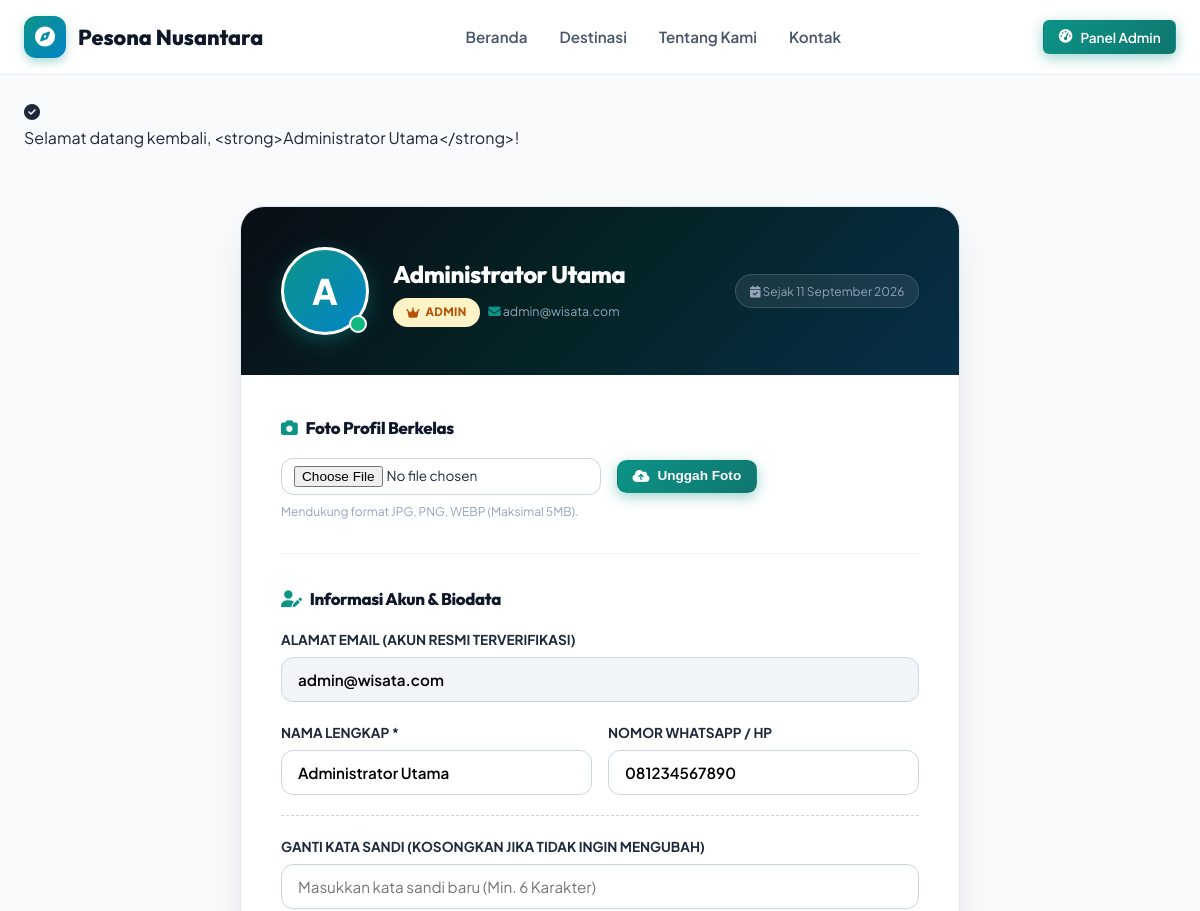
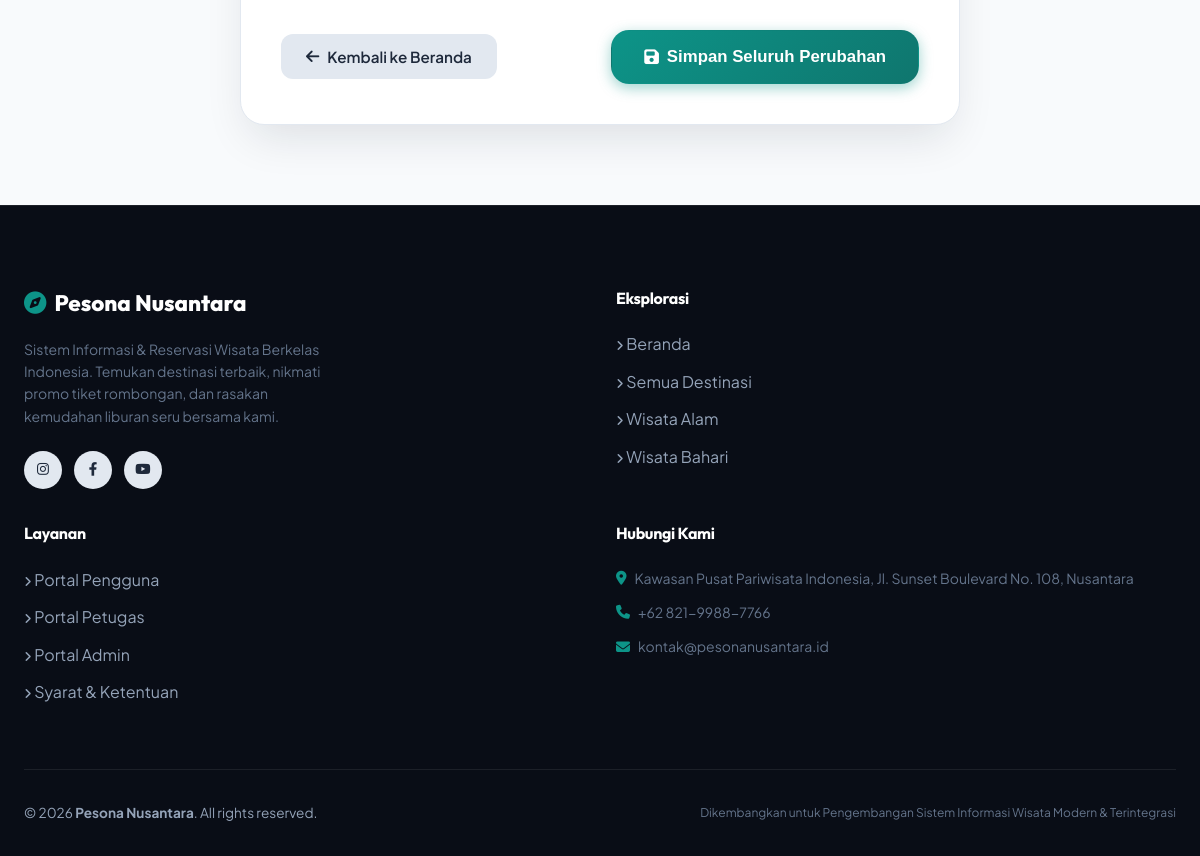
The page /profil.php (signed in) on the database its author committed (2 pictures, top to bottom).
### tables this page shows
CREATE TABLE `pengaturan_web` (
  `id` INT AUTO_INCREMENT PRIMARY KEY,
  `nama_sistem` VARCHAR(100) NOT NULL DEFAULT 'Pesona Nusantara',
  `tagline` VARCHAR(200) DEFAULT 'Sistem Informasi & Reservasi Wisata Berkelas Indonesia',
  `deskripsi` TEXT DEFAULT NULL,
  `kontak_email` VARCHAR(100) DEFAULT 'kontak@pesonanusantara.id',
  `kontak_telp` VARCHAR(30) DEFAULT '+62 821-9988-7766',
  `alamat` TEXT DEFAULT NULL,
  `logo` VARCHAR(255) DEFAULT NULL,
  `banner` VARCHAR(255) DEFAULT NULL,
  `sosmed_instagram` VARCHAR(100) DEFAULT 'pesonanusantara.id',
  `sosmed_facebook` VARCHAR(100) DEFAULT 'pesonanusantara.official',
  `sosmed_youtube` VARCHAR(100) DEFAULT 'PesonaNusantaraTV',
  `updated_at` TIMESTAMP DEFAULT CURRENT_TIMESTAMP ON UPDATE CURRENT_TIMESTAMP
);

CREATE TABLE `users` (
  `id` INT AUTO_INCREMENT PRIMARY KEY,
  `nama` VARCHAR(100) NOT NULL,
  `email` VARCHAR(100) NOT NULL UNIQUE,
  `password` VARCHAR(255) NOT NULL,
  `no_telp` VARCHAR(30) DEFAULT NULL,
  `role` ENUM('admin', 'petugas', 'pengunjung') NOT NULL DEFAULT 'pengunjung',
  `foto` VARCHAR(255) DEFAULT 'default_avatar.png',
  `created_at` TIMESTAMP DEFAULT CURRENT_TIMESTAMP
);

### config/database.php (called while the page is built, shortened)
<?php
function getSettings($pdo) {
    try {
        $stmt = $pdo->query("SELECT * FROM pengaturan_web LIMIT 1");
        $res = $stmt->fetch();
        return $res ?: [
            'nama_sistem' => 'Pesona Nusantara',
            'tagline' => 'Jelajahi Pesona Keindahan Wisata Terbaik di Indonesia',
            'deskripsi' => 'Platform informasi dan pemesanan tiket wisata terintegrasi dan berkelas.',
            'kontak_email' => 'kontak@pesonanusantara.id',
            'kontak_telp' => '+62 821-9988-7766',
            'alamat' => 'Jl. Pariwisata No. 88, Indonesia',
            'logo' => '',
            'banner' => '',
            'sosmed_instagram' => 'pesonanusantara.id',
            'sosmed_facebook' => 'pesonanusantara.official',
            'sosmed_youtube' => 'PesonaNusantaraTV'
        ];
    } catch (Exception $e) {
        return [
            'nama_sistem' => 'Pesona Nusantara',
            'tagline' => 'Jelajahi Pesona Keindahan Wisata Terbaik di Indonesia',
            'deskripsi' => 'Platform informasi dan pemesanan tiket wisata terintegrasi dan berkelas.',
            'kontak_email' => 'kontak@pesonanusantara.id',
            'kontak_telp' => '+62 821-9988-7766',
            'alamat' => 'Jl. Pariwisata No. 88, Indonesia',
            'logo' => '',
            'banner' => '',
            'sosmed_instagram' => 'pesonanusantara.id',
            'sosmed_facebook' => 'pesonanusantara.official',
            'sosmed_youtube' => 'PesonaNusantaraTV'
        ];
    }
}
function formatTanggalIndo($tanggal) {
    $bulan = [
        1 => 'Januari', 'Februari', 'Maret', 'April', 'Mei', 'Juni',
        'Juli', 'Agustus', 'September', 'Oktober', 'November', 'Desember'
    ];
    $pecahkan = explode('-', date('Y-m-d', strtotime($tanggal)));
    return $pecahkan[2] . ' ' . $bulan[(int)$pecahkan[1]] . ' ' . $pecahkan[0];
}
function getFlash() {
    if (isset($_SESSION['flash'])) {
        $flash = $_SESSION['flash'];
        return $flash;
    }
    return null;
}

### profil.php (the view, shortened to what this page needs)
<?php
require_once __DIR__ . '/config/database.php';
$userId = $_SESSION['user_id'];
$stmt = $pdo->prepare("SELECT * FROM users WHERE id = ?");
$stmt->execute([$userId]);
$user = $stmt->fetch();
$userFoto = $user['foto'] ?? 'default_avatar.png';
$hasCustomFoto = (!empty($userFoto) && $userFoto !== 'default_avatar.png' && file_exists(__DIR__ . '/assets/uploads/users/' . $userFoto));
$fotoUrl = $hasCustomFoto ? BASE_URL . 'assets/uploads/users/' . htmlspecialchars($userFoto) : '';
$initial = strtoupper(substr($user['nama'], 0, 1));
require_once __DIR__ . '/includes/header.php';
require_once __DIR__ . '/includes/navbar.php';
?>
<div class="container" style="padding-top: 3.5rem; padding-bottom: 5rem;">
  <div style="max-width: 720px; margin: 0 auto;">
    <div class="card" style="box-shadow: 0 20px 45px -10px rgba(15, 23, 42, 0.12); border-radius: var(--radius-xl); overflow: hidden; border: 1px solid #e2e8f0; background: #ffffff;">
      <div style="background: linear-gradient(135deg, #090d16 0%, #042426 50%, #082f49 100%); padding: 2.5rem; color: #ffffff; display: flex; align-items: center; justify-content: space-between; flex-wrap: wrap; gap: 1.5rem;">
        <div style="display: flex; align-items: center; gap: 1.5rem;">
          <div style="position: relative; width: 88px; height: 88px;">
            <?php if ($hasCustomFoto): ?>
              <img src="<?= $fotoUrl ?>" alt="<?= htmlspecialchars($user['nama']) ?>" style="width: 88px; height: 88px; border-radius: 50%; object-fit: cover; border: 3px solid #2dd4bf; box-shadow: 0 6px 20px rgba(13, 148, 136, 0.4);">
            <?php else: ?>
              <div style="width: 88px; height: 88px; border-radius: 50%; background: linear-gradient(135deg, #0d9488, #0284c7); color: #ffffff; display: flex; align-items: center; justify-content: center; font-size: 2.2rem; font-weight: 800; border: 3px solid #ffffff; box-shadow: 0 6px 20px rgba(13, 148, 136, 0.4);">
                <?= $initial ?>
              </div>
            <?php endif; ?>
            <span style="position: absolute; bottom: 2px; right: 2px; width: 18px; height: 18px; border-radius: 50%; background: #10b981; border: 2.5px solid #ffffff;" title="Status Online"></span>
          </div>
          <div>
            <h2 style="font-size: 1.5rem; font-weight: 800; color: #ffffff; margin: 0 0 0.25rem 0;"><?= htmlspecialchars($user['nama']) ?></h2>
            <div style="display: flex; align-items: center; gap: 0.5rem; flex-wrap: wrap;">
              <span class="badge badge-accent" style="text-transform: uppercase; font-size: 0.72rem; font-weight: 800;"><i class="fa-solid fa-crown"></i> <?= ucfirst($user['role']) ?></span>
              <span style="font-size: 0.78rem; color: #94a3b8;"><i class="fa-solid fa-envelope text-primary"></i> <?= htmlspecialchars($user['email']) ?></span>
            </div>
          </div>
        </div>
        <span style="font-size: 0.75rem; color: #94a3b8; background: rgba(255,255,255,0.08); padding: 0.4rem 0.85rem; border-radius: 9999px; border: 1px solid rgba(255,255,255,0.15);">
          <i class="fa-solid fa-calendar-check text-emerald"></i> Sejak <?= formatTanggalIndo($user['created_at']) ?>
        </span>
      </div>
      <div class="card-body" style="padding: 2.5rem;">
        <div style="margin-bottom: 2rem; padding-bottom: 2rem; border-bottom: 1px solid #f1f5f9;">
          <h3 style="font-size: 1.05rem; font-weight: 800; color: #0f172a; margin-bottom: 1rem; display: flex; align-items: center; gap: 0.5rem;">
            <i class="fa-solid fa-camera text-primary"></i> Foto Profil Berkelas
          </h3>
          <form action="" method="POST" enctype="multipart/form-data" style="display: flex; align-items: center; gap: 1rem; flex-wrap: wrap;">
            <input type="file" name="foto_profil" accept="image/jpeg,image/png,image/webp,image/jpg" required class="form-control" style="max-width: 320px; font-size: 0.85rem; padding: 0.45rem 0.75rem;">
            <button type="submit" class="btn btn-primary btn-sm" style="font-weight: 800; border-radius: 0.6rem;">
              <i class="fa-solid fa-cloud-arrow-up"></i> Unggah Foto
            </button>
          </form>
          <small style="color: #94a3b8; font-size: 0.75rem; margin-top: 0.4rem; display: block;">Mendukung format JPG, PNG, WEBP (Maksimal 5MB).</small>
        </div>
        <form method="POST" action="">
          <h3 style="font-size: 1.05rem; font-weight: 800; color: #0f172a; margin-bottom: 1rem; display: flex; align-items: center; gap: 0.5rem;">
            <i class="fa-solid fa-user-pen text-primary"></i> Informasi Akun & Biodata
          </h3>
          <div class="form-group mb-3">
            <label class="form-label font-bold text-xs uppercase text-slate-600">Alamat Email (Akun Resmi Terverifikasi)</label>
            <input type="email" class="form-control" value="<?= htmlspecialchars($user['email']) ?>" readonly style="background-color: #f1f5f9; cursor: not-allowed; font-weight: 600;">
          </div>
          <div class="grid grid-cols-2 gap-4 mb-3">
            <div class="form-group">
              <label class="form-label font-bold text-xs uppercase text-slate-600" for="nama">Nama Lengkap *</label>
              <input type="text" name="nama" id="nama" class="form-control" value="<?= htmlspecialchars($user['nama']) ?>" required style="font-weight: 600;">
            </div>
            <div class="form-group">
              <label class="form-label font-bold text-xs uppercase text-slate-600" for="no_telp">Nomor WhatsApp / HP</label>
              <input type="text" name="no_telp" id="no_telp" class="form-control" value="<?= htmlspecialchars($user['no_telp'] ?? '') ?>" placeholder="081234567890" style="font-weight: 600;">
            </div>
          </div>
          <div class="form-group mb-4" style="padding-top: 1.25rem; border-top: 1px dashed #cbd5e1;">
            <label class="form-label font-bold text-xs uppercase text-slate-600" for="password_baru">
              Ganti Kata Sandi (Kosongkan jika tidak ingin mengubah)
            </label>
            <input type="password" name="password_baru" id="password_baru" class="form-control" placeholder="Masukkan kata sandi baru (Min. 6 Karakter)">
          </div>
          <div class="flex justify-between items-center" style="margin-top: 2rem;">
            <a href="<?= BASE_URL ?>index.php" class="btn btn-secondary">
              <i class="fa-solid fa-arrow-left"></i> Kembali ke Beranda
            </a>
            <button type="submit" class="btn btn-primary btn-lg shadow-glow" style="font-weight: 800;">
              <i class="fa-solid fa-floppy-disk"></i> Simpan Seluruh Perubahan
            </button>
          </div>
        </form>
      </div>
    </div>
  </div>
</div>
<?php require_once __DIR__ . '/includes/footer.php'; ?>

### includes/navbar.php (shortened to what this page needs)
<?php
$currentUser = $_SESSION['user_nama'] ?? null;
$currentRole = $_SESSION['user_role'] ?? null;
$flash = getFlash();
?>
<header class="site-navbar">
  <div class="container navbar-container">
    <a href="<?= BASE_URL ?>index.php" class="nav-brand">
      <div class="nav-brand-icon">
        <i class="fa-solid fa-compass"></i>
      </div>
      <span><?= htmlspecialchars($settings['nama_sistem']) ?></span>
    </a>
    <ul class="nav-links" id="navLinks">
      <li><a href="<?= BASE_URL ?>index.php" class="nav-link <?= (basename($_SERVER['PHP_SELF']) == 'index.php') ? 'active' : '' ?>">Beranda</a></li>
      <li><a href="<?= BASE_URL ?>destinasi.php" class="nav-link <?= (basename($_SERVER['PHP_SELF']) == 'destinasi.php' || basename($_SERVER['PHP_SELF']) == 'detail.php') ? 'active' : '' ?>">Destinasi</a></li>
      <li><a href="<?= BASE_URL ?>index.php#tentang" class="nav-link">Tentang Kami</a></li>
      <li><a href="<?= BASE_URL ?>index.php#kontak" class="nav-link">Kontak</a></li>
    </ul>
    <div class="nav-actions">
      <?php if ($currentUser): ?>
        <?php if ($currentRole === 'admin'): ?>
          <a href="<?= BASE_URL ?>admin/index.php" class="btn btn-sm btn-primary">
            <i class="fa-solid fa-gauge-high"></i> Panel Admin
          </a>
        <?php elseif ($currentRole === 'petugas'): ?>
          <a href="<?= BASE_URL ?>petugas/index.php" class="btn btn-sm btn-primary">
            <i class="fa-solid fa-id-badge"></i> Panel Petugas
          </a>
        <?php endif; ?>
      <?php else: ?>
        <a href="<?= BASE_URL ?>login.php" class="btn btn-sm btn-secondary">Masuk</a>
        <a href="<?= BASE_URL ?>register.php" class="btn btn-sm btn-primary">Daftar</a>
      <?php endif; ?>
    </div>
  </div>
</header>
<?php if ($flash): ?>
<div class="container" style="margin-top: 1.5rem;">
  <div class="alert alert-<?= $flash['type'] ?> alert-dismissible">
    <i class="fa-solid <?= $flash['type'] === 'success' ? 'fa-circle-check' : ($flash['type'] === 'danger' ? 'fa-circle-exclamation' : 'fa-circle-info') ?>"></i>
    <div><?= htmlspecialchars($flash['message']) ?></div>
  </div>
</div>
<?php endif; ?>

### includes/footer.php (shortened to what this page needs)
<footer class="site-footer">
  <div class="container">
    <div class="grid grid-cols-4 gap-8">
      <div style="grid-column: span 1.5;">
        <div class="footer-brand flex items-center gap-2">
          <i class="fa-solid fa-compass text-primary"></i>
          <span><?= htmlspecialchars($settings['nama_sistem']) ?></span>
        </div>
        <p class="text-sm text-muted" style="margin-bottom: 1.5rem; max-width: 320px;">
          <?= htmlspecialchars($settings['tagline']) ?>. Temukan destinasi terbaik, nikmati promo tiket rombongan, dan rasakan kemudahan liburan seru bersama kami.
        </p>
        <div class="flex gap-3">
          <?php if (!empty($settings['sosmed_instagram'])): ?>
            <a href="https://instagram.com/<?= htmlspecialchars($settings['sosmed_instagram']) ?>" target="_blank" class="btn btn-sm btn-secondary" style="border-radius: 50%; width: 38px; height: 38px; padding: 0;">
              <i class="fa-brands fa-instagram"></i>
            </a>
          <?php endif; ?>
          <?php if (!empty($settings['sosmed_facebook'])): ?>
            <a href="https://facebook.com/<?= htmlspecialchars($settings['sosmed_facebook']) ?>" target="_blank" class="btn btn-sm btn-secondary" style="border-radius: 50%; width: 38px; height: 38px; padding: 0;">
              <i class="fa-brands fa-facebook-f"></i>
            </a>
          <?php endif; ?>
          <?php if (!empty($settings['sosmed_youtube'])): ?>
            <a href="https://youtube.com/<?= htmlspecialchars($settings['sosmed_youtube']) ?>" target="_blank" class="btn btn-sm btn-secondary" style="border-radius: 50%; width: 38px; height: 38px; padding: 0;">
              <i class="fa-brands fa-youtube"></i>
            </a>
          <?php endif; ?>
        </div>
      </div>
      <div>
        <h4 class="text-white text-md font-bold" style="margin-bottom: 1.25rem;">Eksplorasi</h4>
        <ul class="footer-links">
          <li><a href="<?= BASE_URL ?>index.php"><i class="fa-solid fa-angle-right text-xs"></i> Beranda</a></li>
          <li><a href="<?= BASE_URL ?>destinasi.php"><i class="fa-solid fa-angle-right text-xs"></i> Semua Destinasi</a></li>
          <li><a href="<?= BASE_URL ?>destinasi.php?kategori=1"><i class="fa-solid fa-angle-right text-xs"></i> Wisata Alam</a></li>
          <li><a href="<?= BASE_URL ?>destinasi.php?kategori=2"><i class="fa-solid fa-angle-right text-xs"></i> Wisata Bahari</a></li>
        </ul>
      </div>
      <div>
        <h4 class="text-white text-md font-bold" style="margin-bottom: 1.25rem;">Layanan</h4>
        <ul class="footer-links">
          <li><a href="<?= BASE_URL ?>login.php"><i class="fa-solid fa-angle-right text-xs"></i> Portal Pengguna</a></li>
          <li><a href="<?= BASE_URL ?>petugas/index.php"><i class="fa-solid fa-angle-right text-xs"></i> Portal Petugas</a></li>
          <li><a href="<?= BASE_URL ?>admin/index.php"><i class="fa-solid fa-angle-right text-xs"></i> Portal Admin</a></li>
          <li><a href="<?= BASE_URL ?>index.php#faq"><i class="fa-solid fa-angle-right text-xs"></i> Syarat & Ketentuan</a></li>
        </ul>
      </div>
      <div id="kontak">
        <h4 class="text-white text-md font-bold" style="margin-bottom: 1.25rem;">Hubungi Kami</h4>
        <ul class="footer-links">
          <li class="flex items-center gap-2 text-sm text-muted">
            <i class="fa-solid fa-location-dot text-primary"></i>
            <span><?= htmlspecialchars($settings['alamat']) ?></span>
          </li>
          <li class="flex items-center gap-2 text-sm text-muted">
            <i class="fa-solid fa-phone text-primary"></i>
            <span><?= htmlspecialchars($settings['kontak_telp']) ?></span>
          </li>
          <li class="flex items-center gap-2 text-sm text-muted">
            <i class="fa-solid fa-envelope text-primary"></i>
            <span><?= htmlspecialchars($settings['kontak_email']) ?></span>
          </li>
        </ul>
      </div>
    </div>
    <div class="footer-bottom flex justify-between items-center" style="flex-wrap: wrap; gap: 1rem;">
      <p>&copy; <?= date('Y') ?> <strong><?= htmlspecialchars($settings['nama_sistem']) ?></strong>. All rights reserved.</p>
      <p class="text-muted text-xs">Dikembangkan untuk Pengembangan Sistem Informasi Wisata Modern & Terintegrasi</p>
    </div>
  </div>
</footer>
</body>
</html>

### rows shown on the page
pengaturan_web: nama_sistem "Pesona Nusantara", tagline "Sistem Informasi & Reservasi Wisata Berkelas Indonesia", alamat "Kawasan Pusat Pariwisata Indonesia, Jl. Sunset Boulevard No. 108, Nusantara", kontak_telp "+62 821-9988-7766", kontak_email "kontak@pesonanusantara.id"
users: nama "A", nama "Administrator Utama", role "ADMIN", email "admin@wisata.com", created_at "11 September 2026", no_telp "081234567890"

### other values the page prints
$flash['message'] "Selamat datang kembali, <strong>Administrator Utama</strong>!"
